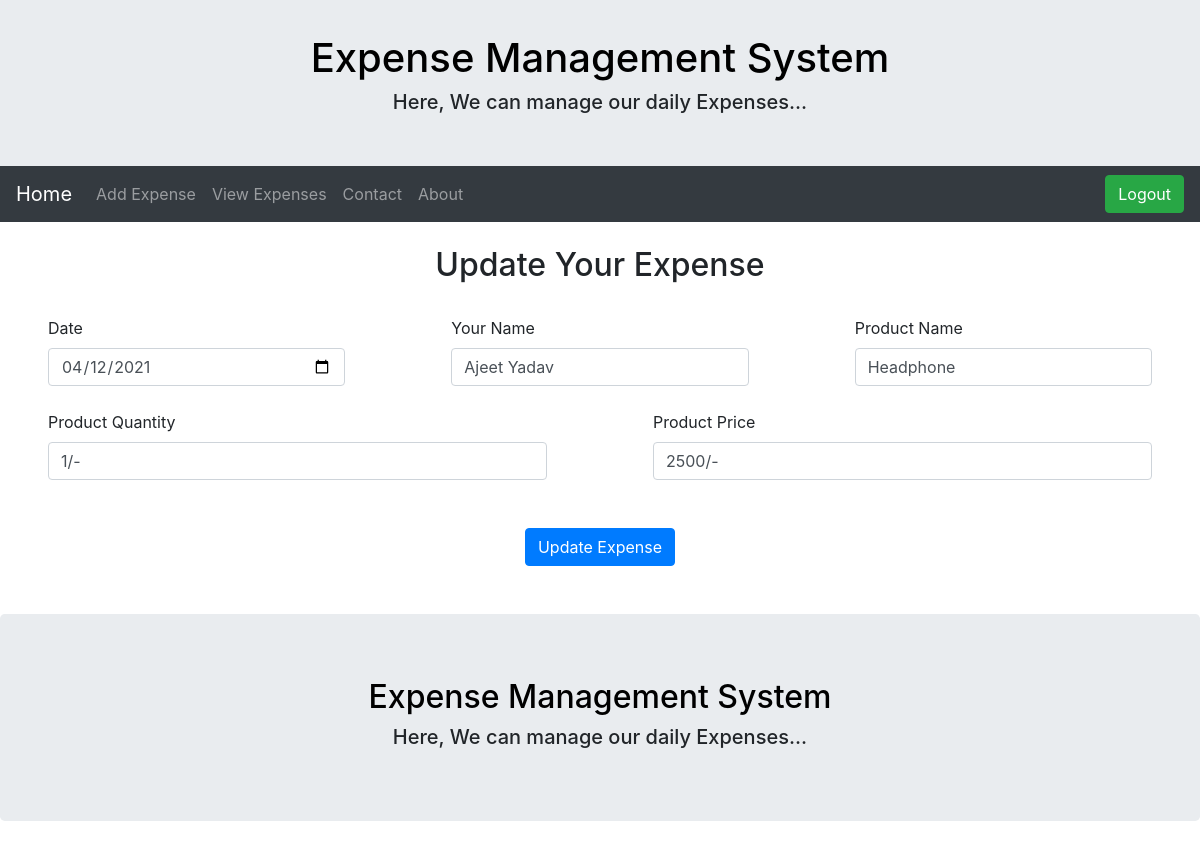
Page /update/3 (signed in) on the committed database.
### tables this page shows
CREATE TABLE Products (
	date_ VARCHAR NOT NULL,
	id INTEGER PRIMARY KEY AUTOINCREMENT,
	name TEXT NOT NULL,
	products TEXT NOT NULL,
	prod_qnty TEXT NOT NULL,
	prod_price TEXT NOT NULL );

### app.py (the view, shortened to what this page needs)
@app.route('/update/<int:id>',methods=['POST','GET'])
def update(id):
    if 'user' in session:
        connection = sqlite3.connect("users.db")
        connection.row_factory = sqlite3.Row
        cursor = connection.cursor()
        cursor.execute('select * from Products WHERE id={0}'.format(id))
        rows = cursor.fetchone()
        connection.close()
        return render_template('update.html',rows = rows)
    else:
        return redirect(url_for('login'))

### Templates/update.html (shortened to what this page needs)
{% extends 'layout.html'%}
{% block content%}
<!DOCTYPE html>
<html lang="en" dir="ltr">
<head>
</head>
<body>
  <br>
  <center>
    <h2>Update Your Expense</h2>
    <br>
  </center>
  <form method="post" >
    <div class="form-row">
    <div class="col  mx-sm-5">
      <label>Date</label>
      <input type="date" class="form-control" name="date" value="{{rows['date_']}}" required>
    </div>
    <div class="col mx-sm-5">
      <label>Your Name</label>
      <input type="text" class="form-control" name='name' value="{{rows['name']}}" required>
    </div>
    <div class="col mx-sm-5">
      <label>Product Name</label>
      <input type="text" class="form-control" name='prod_name' value="{{rows['Products']}}" required>
    </div>
  </div>
  <br>
    <div class="form-row">
    <div class="col  mx-sm-5">
      <label>Product Quantity</label>
      <input type="text" class="form-control" name='prod_Qty' value="{{rows['prod_qnty']}}" required>
    </div>
    <div class="col mx-sm-5">
      <label>Product Price</label>
      <input type="text" class="form-control" name='price' value="{{rows['prod_price']}}" required>
    </div>
  </div>
  <br><br>
  <center>
    <div class="form-row">
    <div class="col mx-sm-5">
      <button class="btn btn-primary" type="submit">Update Expense</button>
    </div>
    </div>
  </center>
  <br><br>
</form>
</body>
</html>
{% endblock %}

### rows in the picture
Products: date "04/12/2021", name "Ajeet Yadav", prod_name "Headphone", prod_Qty "1/-", price "2500/-"
